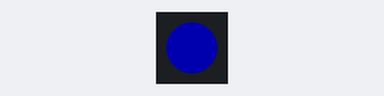
Recording of a program running on a simulated Arduino Nano RP2040 Connect. Shown: 1 RGB LEDs in strip order, left to right. Dim RGB values are drawn brighter than linear.

Above: at 10.5 s.
At 11.5 s:
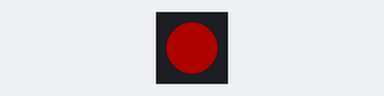
At 12.5 s:
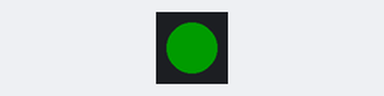
At 14.5 s:
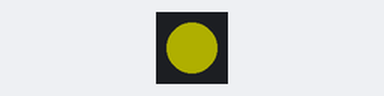
Timing chart, 0 to 16.5 s (numbered marks = the images above):
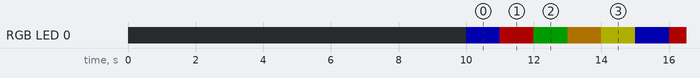

The program:

main.cpp
```cpp
#include <Arduino.h>

#include <FastLED.h>

// How many leds in your strip?
#define NUM_LEDS 1


// For led chips like WS2812, which have a data line, ground, and power, you just
// need to define DATA_PIN.  For led chipsets that are SPI based (four wires - data, clock,
// ground, and power), like the LPD8806 define both DATA_PIN and CLOCK_PIN
// Clock pin only needed for SPI based chipsets when not using hardware SPI
#define DATA_PIN 0   // dont change this
#define CLOCK_PIN 13  // dont change this

const byte PIR_led  = 1;


// Define the array of leds
CRGB leds[NUM_LEDS];
// Define the the function for viberation interrupt

void setup() {

    Serial.begin(9600);

    // ## Clockless types ##
    FastLED.addLeds<NEOPIXEL, DATA_PIN>(leds, NUM_LEDS);
    FastLED.setBrightness(54);  // setup the brightness of the leds

   delay(10000);
}

void loop() {
 //=================== This is code for Testing the RGB LED==============//

  leds[0] = CRGB::Blue;
  FastLED.show();
  delay(1000);
  leds[0] = CRGB::Red;
  FastLED.show();
  delay(1000);
  leds[0] = CRGB::Green;
  FastLED.show();
  delay(1000);
  leds[0] = CRGB::Orange;
  FastLED.show();
  delay(1000);
  leds[0] = CRGB::Yellow;
  FastLED.show();
  delay(1000);
}
```

Measured:
- by itself, RGB LED 0: repeats every 5.0 s: RGB(54, 0, 0) 1.0 s, RGB(0, 27, 0) 1.0 s, RGB(54, 35, 0) 1.0 s, RGB(54, 54, 0) 1.0 s, RGB(0, 0, 54) 1.0 s
- by itself, everything shown: repeats every 5.0 s, in 5 steps
